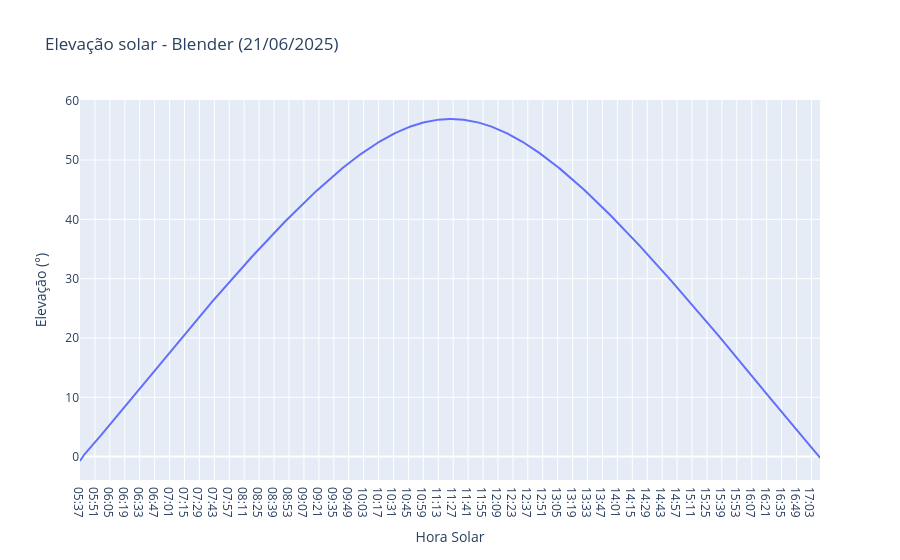
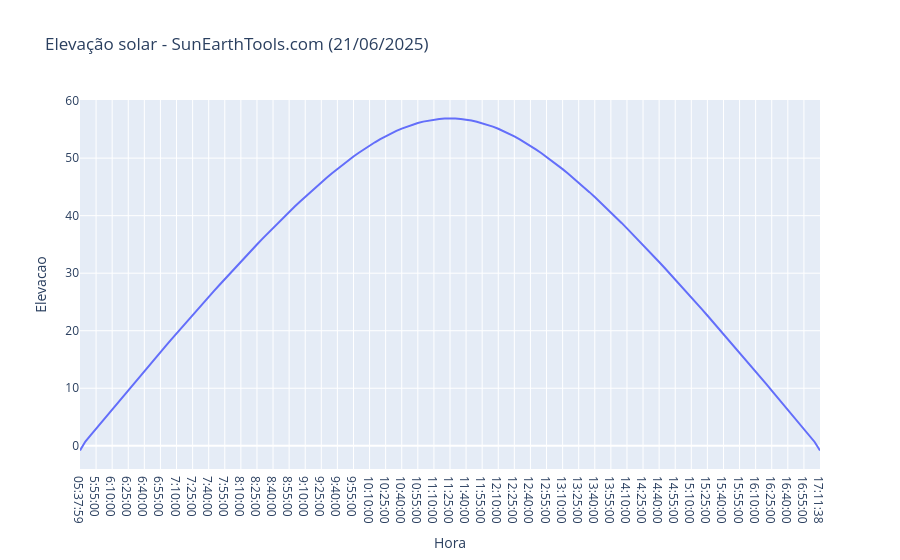
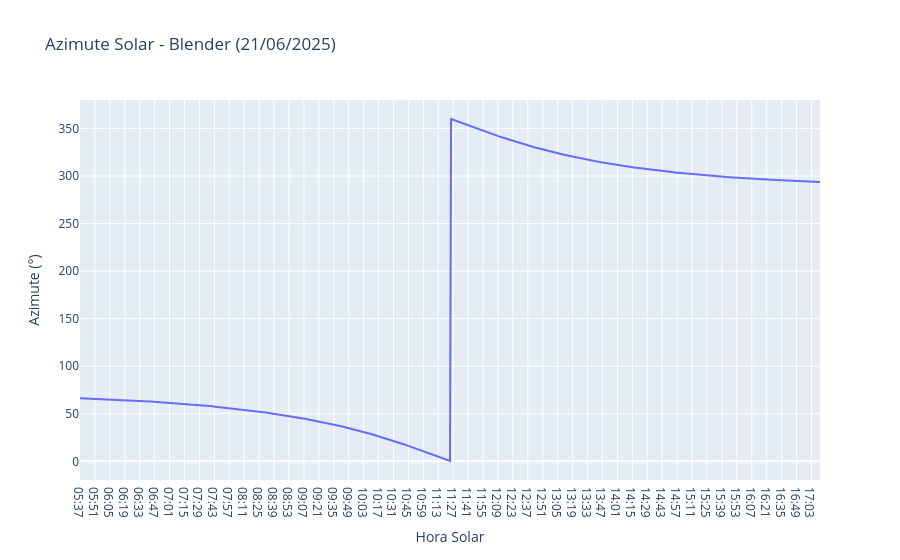
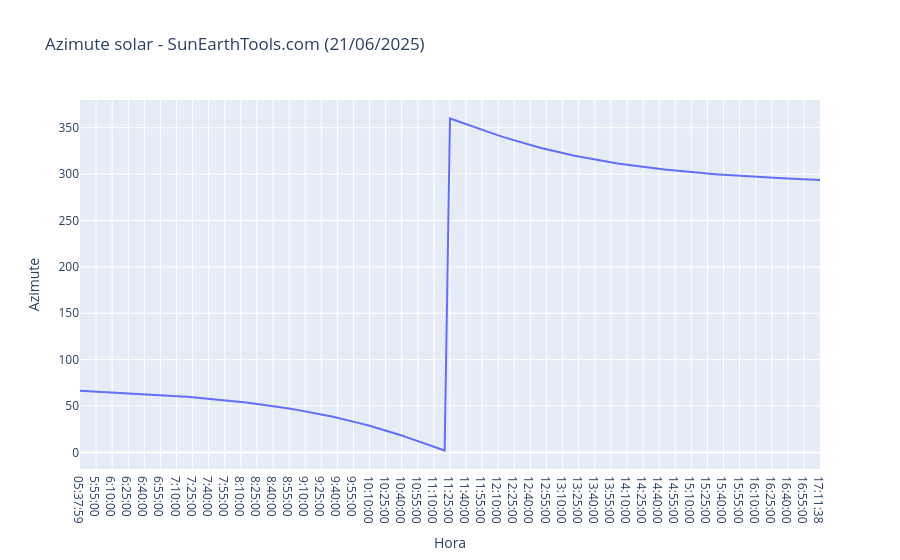

The notebook cell these images were saved under, in order:
### Code cell
#Plots de Elevação e Azimute (individuais)

#Elevação solar no blender
fig = px.line(df2, x ='Hora Solar', y = "Elevação (°)", title="Elevação solar - Blender (21/06/2025)")
fig.show()

#Verificando o comportamento da elevação solar no SunEarthTools.com
fig = px.line(df1, x ='Hora', y = "Elevacao", title="Elevação solar - SunEarthTools.com (21/06/2025)")
fig.show()

#Verificando o comportamento da elevação solar no Blender

fig = px.line(df2, x ='Hora Solar', y = "Azimute (°)", title="Azimute Solar - Blender (21/06/2025)")
fig.show()

#Verificando o comportamento da azimute solar no SunEarthTools.com

fig = px.line(df1, x ='Hora', y = "Azimute", title="Azimute solar - SunEarthTools.com (21/06/2025)")
fig.show()

### Figure 1 — Plotly figure (JSON) as saved in the notebook; plotly's stock layout.template omitted (floating-point values rounded to 4 significant figures; data arrays with more than 128 entries replaced by an {"elided": "..."} marker saying what was removed)
{"data": [{"hovertemplate": "Hora Solar=%{x}<br>Elevação (°)=%{y}<extra></extra>", "legendgroup": "", "line": {"color": "#636efa", "dash": "solid"}, "marker": {"symbol": "circle"}, "mode": "lines", "name": "", "orientation": "v", "showlegend": false, "type": "scatter", "x": {"elided": "695 str values"}, "xaxis": "x", "y": {"elided": "695 float values"}, "yaxis": "y"}], "layout": {"legend": {"tracegroupgap": 0}, "title": {"text": "Elevação solar - Blender (21/06/2025)"}, "xaxis": {"anchor": "y", "domain": [0, 1], "title": {"text": "Hora Solar"}}, "yaxis": {"anchor": "x", "domain": [0, 1], "title": {"text": "Elevação (°)"}}}}

### Figure 2 — Plotly figure (JSON) as saved in the notebook; plotly's stock layout.template omitted (floating-point values rounded to 4 significant figures; data arrays with more than 128 entries replaced by an {"elided": "..."} marker saying what was removed)
{"data": [{"hovertemplate": "Hora=%{x}<br>Elevacao=%{y}<extra></extra>", "legendgroup": "", "line": {"color": "#636efa", "dash": "solid"}, "marker": {"symbol": "circle"}, "mode": "lines", "name": "", "orientation": "v", "showlegend": false, "type": "scatter", "x": {"elided": "139 str values"}, "xaxis": "x", "y": {"elided": "139 float values"}, "yaxis": "y"}], "layout": {"legend": {"tracegroupgap": 0}, "title": {"text": "Elevação solar - SunEarthTools.com (21/06/2025)"}, "xaxis": {"anchor": "y", "domain": [0, 1], "title": {"text": "Hora"}}, "yaxis": {"anchor": "x", "domain": [0, 1], "title": {"text": "Elevacao"}}}}

### Figure 3 — Plotly figure (JSON) as saved in the notebook; plotly's stock layout.template omitted (floating-point values rounded to 4 significant figures; data arrays with more than 128 entries replaced by an {"elided": "..."} marker saying what was removed)
{"data": [{"hovertemplate": "Hora Solar=%{x}<br>Azimute (°)=%{y}<extra></extra>", "legendgroup": "", "line": {"color": "#636efa", "dash": "solid"}, "marker": {"symbol": "circle"}, "mode": "lines", "name": "", "orientation": "v", "showlegend": false, "type": "scatter", "x": {"elided": "695 str values"}, "xaxis": "x", "y": {"elided": "695 float values"}, "yaxis": "y"}], "layout": {"legend": {"tracegroupgap": 0}, "title": {"text": "Azimute Solar - Blender (21/06/2025)"}, "xaxis": {"anchor": "y", "domain": [0, 1], "title": {"text": "Hora Solar"}}, "yaxis": {"anchor": "x", "domain": [0, 1], "title": {"text": "Azimute (°)"}}}}

### Figure 4 — Plotly figure (JSON) as saved in the notebook; plotly's stock layout.template omitted (floating-point values rounded to 4 significant figures; data arrays with more than 128 entries replaced by an {"elided": "..."} marker saying what was removed)
{"data": [{"hovertemplate": "Hora=%{x}<br>Azimute=%{y}<extra></extra>", "legendgroup": "", "line": {"color": "#636efa", "dash": "solid"}, "marker": {"symbol": "circle"}, "mode": "lines", "name": "", "orientation": "v", "showlegend": false, "type": "scatter", "x": {"elided": "139 str values"}, "xaxis": "x", "y": {"elided": "139 float values"}, "yaxis": "y"}], "layout": {"legend": {"tracegroupgap": 0}, "title": {"text": "Azimute solar - SunEarthTools.com (21/06/2025)"}, "xaxis": {"anchor": "y", "domain": [0, 1], "title": {"text": "Hora"}}, "yaxis": {"anchor": "x", "domain": [0, 1], "title": {"text": "Azimute"}}}}
